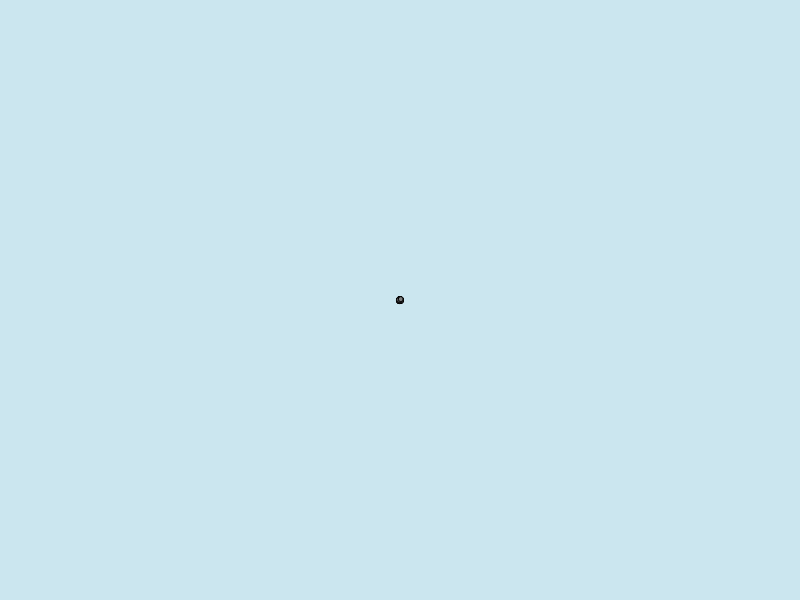
Frame 1 (no input)
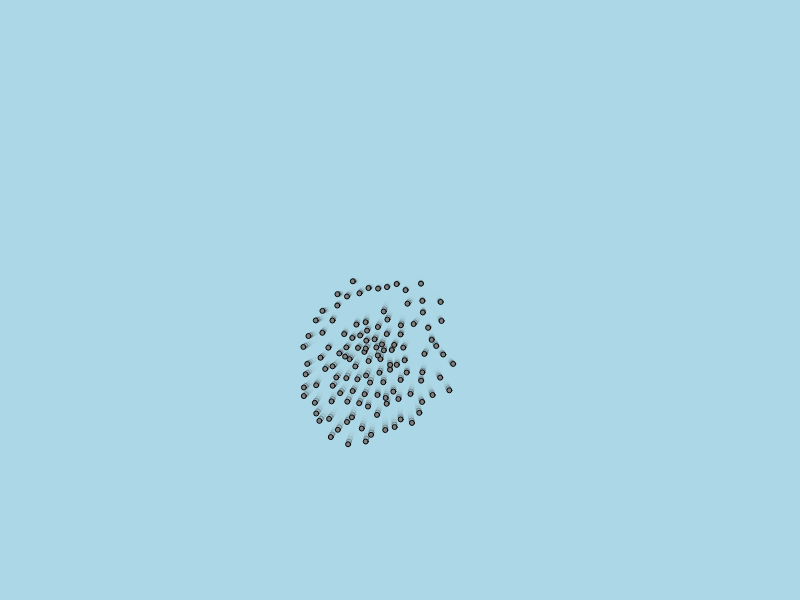
Frame 60 (no input)
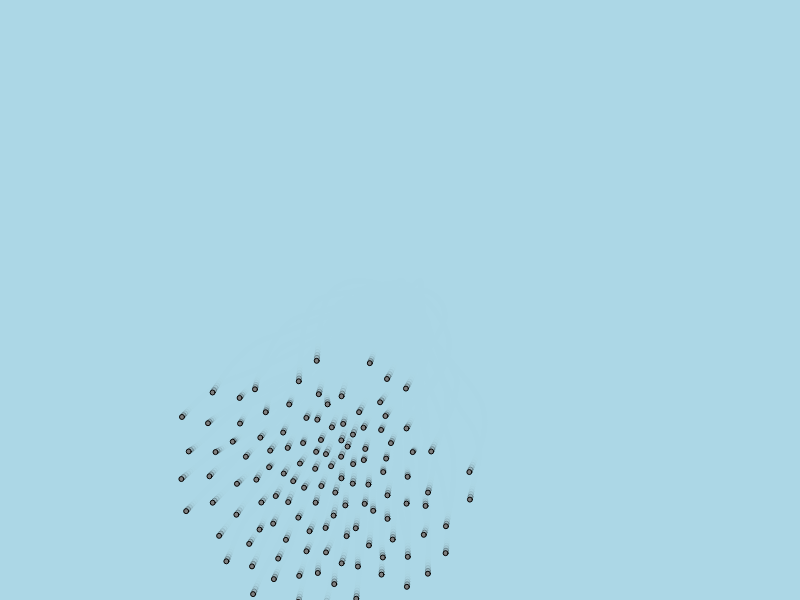
Frame 120 (the mouse pressed at the canvas centre since frame 60)

The p5.js sketch that drew these frames (run headless with seeded random() and noise() and a simulated clock; from frame 60 on, the mouse is pressed at the canvas centre):

// p5.js sketch
// ── sketch.js
let flock;
let gridSize = 50;
function setup() {
  createCanvas(800, 600);
  flock = new Flock();
  for (let i = 0; i < 120; i++) {
    let boid = new Boid(width / 2, height / 2);
    flock.addBoid(boid);
  }
}

function draw() {
  background(173, 216, 230, 160);
  flock.run();
}
function mouseDragged() {
  if(mouseButton==RIGHT){
      f
  }
  else{
    flock.addBoid(new Boid(mouseX, mouseY));
  }
}

// ── class.js
class Flock {

  constructor() {
    this.boids = []; 
    this.grid = new Map();
  }

  buildGrid() {
    this.grid.clear();
    for (let b of this.boids) {
      let gx = floor(b.position.x / gridSize);
      let gy = floor(b.position.y / gridSize);
      let key = gx + "," + gy;
      if (!this.grid.has(key)) this.grid.set(key, []);
      this.grid.get(key).push(b);
    }
  }

  getNeighbors(boid) {
    let neighbors = [];
    let gx = floor(boid.position.x / gridSize);
    let gy = floor(boid.position.y / gridSize);

    for (let dx = -1; dx <= 1; dx++) {
      for (let dy = -1; dy <= 1; dy++) {
        let key = (gx + dx) + "," + (gy + dy);
        if (this.grid.has(key)) {
          neighbors.push(...this.grid.get(key));
        }
      }
    }
    return neighbors;
  }

  run() {
    this.buildGrid();

    for (let boid of this.boids) {
      let nearby = this.getNeighbors(boid);
      boid.run(nearby);

      if(keyIsPressed&&key=="w"){
        this.attracting = true;
      }
      else{
        this.attracting = false;
      }
    }
  }

  addBoid(b) {
    this.boids.push(b);
  }
}


class Boid {
  constructor(x, y) {
    this.acceleration = createVector(0, 0);
    this.velocity = createVector(random(-1, 1), random(-1, 1));
    this.position = createVector(x, y);
    this.r = 5.0;
    this.maxspeed = 3;
    this.maxforce = 0.05; 
  }

  run(boids) {
    this.flock(boids);
    this.update();
    this.borders();
    this.show();

  }

  applyForce(force) {
    this.acceleration.add(force);
  }
  flock(boids) {
    if(keyIsPressed && key == "w"){
      let mouse = createVector(mouseX-this.position.x,mouseY-this.position.y);
      mouse.setMag(0.3);
      this.applyForce(mouse);
    }
    let sep = this.separate(boids); 
    let ali = this.align(boids); 
    let coh = this.cohere(boids); 
    sep.mult(1.5);
    ali.mult(1.0);
    coh.mult(1.0);
    this.applyForce(sep);
    this.applyForce(ali);
    this.applyForce(coh);
  }

  update() {
    this.velocity.add(this.acceleration);
    this.velocity.limit(this.maxspeed);
    this.position.add(this.velocity);
    this.acceleration.mult(0);
  }

  seek(target) {
    let desired = p5.Vector.sub(target, this.position);
    desired.normalize();
    desired.mult(this.maxspeed);
    let steer = p5.Vector.sub(desired, this.velocity);
    steer.limit(this.maxforce);
    return steer;
  }
  show() {
    let angle = this.velocity.heading();
    fill(127);
    stroke(0);
    push();
    translate(this.position.x, this.position.y);
    circle(0,0,this.r);
    /*
    rotate(angle);
    beginShape();
    vertex(this.r * 2, 0);
    vertex(-this.r * 2, -this.r);
    vertex(-this.r * 2, this.r);
    endShape(CLOSE);
    */
    pop();
  }
  borders() {
    if (this.position.x < -this.r) this.position.x = width + this.r;
    if (this.position.y < -this.r) this.position.y = height + this.r;
    if (this.position.x > width + this.r) this.position.x = -this.r;
    if (this.position.y > height + this.r) this.position.y = -this.r;
  }

  separate(boids) {
    let desiredSeparation = 25;
    let steer = createVector(0, 0);
    let count = 0;
    for (let i = 0; i < boids.length; i++) {
      let d = p5.Vector.dist(this.position, boids[i].position);
      if (d > 0 && d < desiredSeparation) {
        let diff = p5.Vector.sub(this.position, boids[i].position);
        diff.normalize();
        diff.div(d); 
        steer.add(diff);
        count++;
      }
    }
    if (count > 0) {
      steer.div(count);
    }
    if (steer.mag() > 0) {
      steer.normalize();
      steer.mult(this.maxspeed);
      steer.sub(this.velocity);
      steer.limit(this.maxforce);
    }
    return steer;
  }

  align(boids) {
    let neighborDistance = 50;
    let sum = createVector(0, 0);
    let count = 0;
    for (let i = 0; i < boids.length; i++) {
      let d = p5.Vector.dist(this.position, boids[i].position);
      if (d > 0 && d < neighborDistance) {
        sum.add(boids[i].velocity);
        count++;
      }
    }
    if (count > 0) {
      sum.div(count);
      sum.normalize();
      sum.mult(this.maxspeed);
      let steer = p5.Vector.sub(sum, this.velocity);
      steer.limit(this.maxforce);
      return steer;
    } else {
      return createVector(0, 0);
    }
  }
  cohere(boids) {
    let neighborDistance = 50;
    let sum = createVector(0, 0); 
    let count = 0;
    for (let i = 0; i < boids.length; i++) {
      let d = p5.Vector.dist(this.position, boids[i].position);
      if (d > 0 && d < neighborDistance) {
        sum.add(boids[i].position); 
        count++;
      }
    }
    if (count > 0) {
      sum.div(count);
      return this.seek(sum); 
    } else {
      return createVector(0, 0);
    }
  }
}
